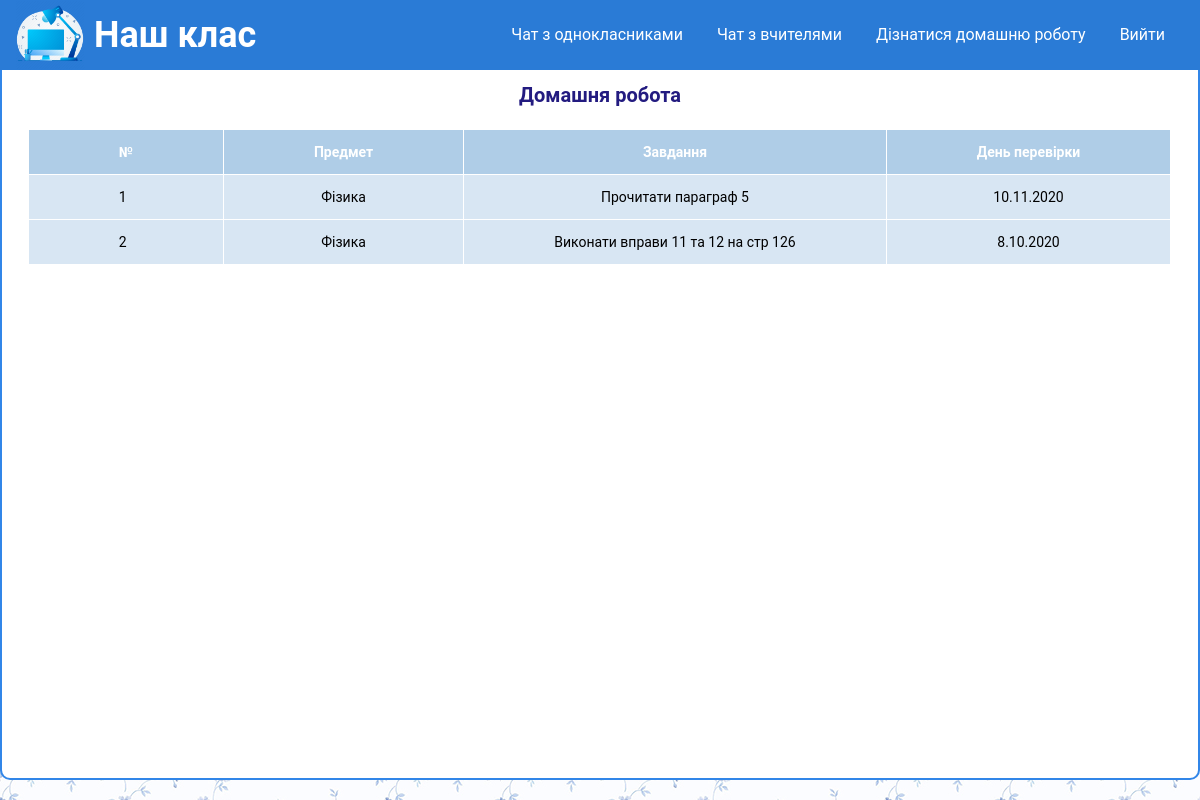
/pages/homework.php (signed in), run on the app's committed database.
### tables this page shows
CREATE TABLE `homework` (
  `id` int(10) NOT NULL,
  `subject` int(10) NOT NULL,
  `day` varchar(20) NOT NULL,
  `homework` text NOT NULL
);

CREATE TABLE `contacts` (
  `id` int(11) NOT NULL,
  `name` varchar(255) NOT NULL,
  `user_status` int(20) NOT NULL,
  `image` varchar(255) NOT NULL,
  `phone` varchar(255) NOT NULL,
  `about` text NOT NULL,
  `login` varchar(255) NOT NULL,
  `password` varchar(255) NOT NULL,
  `last_message` text NOT NULL,
  `time` time NOT NULL DEFAULT current_timestamp(),
  `subject` varchar(100) NOT NULL
);

### pages/homework.php (the view, shortened to what this page needs)
<!DOCTYPE html>
<html lang="en">
<head>
	<link rel="stylesheet" type="text/css" href="/style/style.css">
	<link rel="stylesheet" type="text/css" href="/style/chat.css">
</head>
<body>
	<?php
		include $_SERVER['DOCUMENT_ROOT'] . "/configs/db.php";
		include $_SERVER['DOCUMENT_ROOT'] . "/pice-of-site/header.php";
	?>
	<main>
		<div id="content" class="flex">
			<p class="admin-title">Домашня робота</p>
			<table>
				<tr>
					<th>№</th>
					<th>Предмет</th>
					<th>Завдання</th>
					<th>День перевірки</th>
				</tr>
			<?php
				$sql_homework = "SELECT * FROM homework";
				$result_homework = mysqli_query($connect, $sql_homework);
				$col_homework = mysqli_num_rows($result_homework);
            $i = 0;
            while($i < $col_homework) {
					$homework = mysqli_fetch_assoc($result_homework);
					$sql_user = "SELECT * FROM contacts WHERE user_status = 1";
					$result_user = mysqli_query($connect, $sql_user);
					$user = mysqli_fetch_assoc($result_user);
         ?>
				<tr>
					<td><?php echo $i+1; ?></td>
					<td><?php echo $user["subject"]; ?></td>
					<td><?php echo $homework["homework"]; ?></td>
					<td><?php echo $homework["day"]; ?></td>
				</tr>
			<?php
					$i = $i + 1;
					}
			?>
			</table>
		</div>
	</main>
</body>
</html>

### style/style.css (style rules this page uses)
* { padding: 0; margin: 0; border: 0; }
*, *:before, *:after { -moz-box-sizing: border-box; -webkit-box-sizing: border-box; box-sizing: border-box; }
html, body { height: 100%; width: 100%; font-size: 100%; line-height: 1; font-size: 14px; -ms-text-size-adjust: 100%; -moz-text-size-adjust: 100%; -webkit-text-size-adjust: 100%; }
body, input, input::placeholder, select, option { font-family: "Roboto", sans-serif; }
.admin, .flex { flex-direction: column; }
.admin-title { text-align: center; color: #231b80; font-size: 20px; font-weight: bold; margin: 15px 0px 25px 0px; }

### style/chat.css (style rules this page uses)
body { background: url(../images/bg.jpg); }
main { height: calc(100vh - 90px); }
#content { max-width: 1250px; margin: 0 auto; height: 100%; background: #fff; border: 2px solid #3186e8; border-top: none; border-bottom-left-radius: 10px; border-bottom-right-radius: 10px; display: flex; }
table { margin: 0px auto; font-size: 14px; border-collapse: collapse; text-align: center; }
th { background: #afcde7; color: white; }
th, td { padding: 15px 90px; border-style: solid; border-width: 0 1px 1px 0; border-color: white; }
td { background: #d8e6f3; }
th:first-child, td:first-child { text-align: left; }

### data on the page
homework: contacts.subject "Фізика", homework "Прочитати параграф 5", day "10.11.2020"
homework: contacts.subject "Фізика", homework "Виконати вправи 11 та 12 на стр 126", day "8.10.2020"
